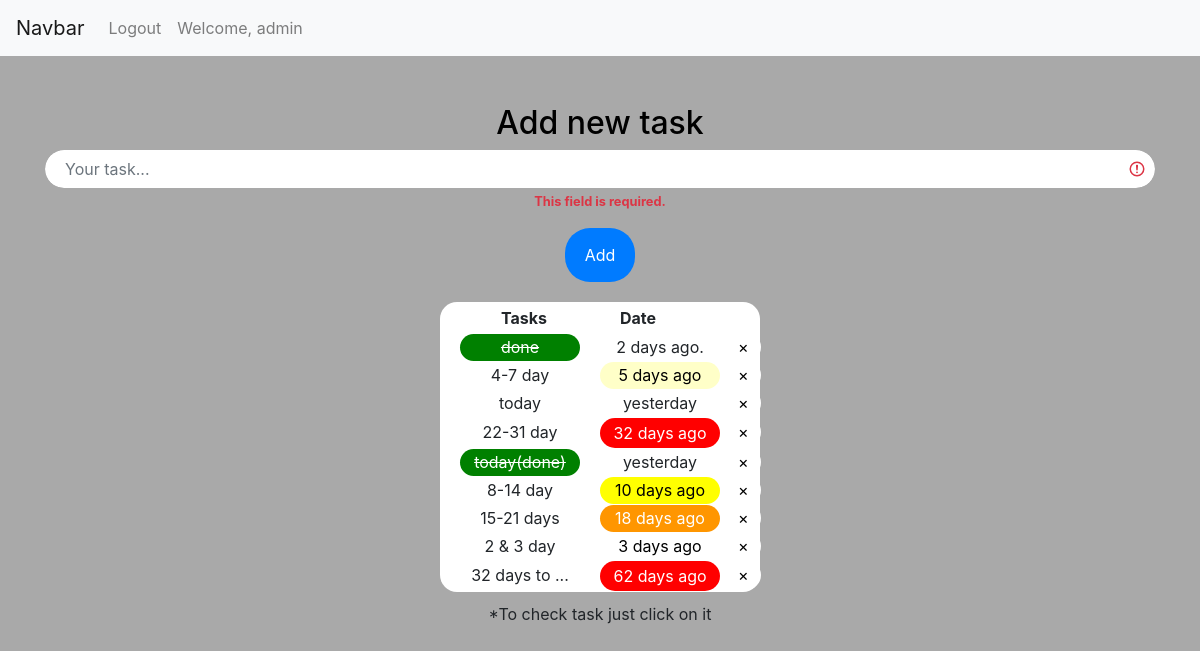
Screenshot of / (signed in) with the database file from the repository.
### main/models.py (models this page shows, shortened)
class TodoListItem(models.Model):
    text = models.CharField(max_length=200)
    sub_date = models.DateTimeField()
    date_diff = models.IntegerField()
    user = models.ForeignKey(User, on_delete=models.CASCADE)
    done = models.CharField(max_length=1)

### main/views.py (the view)
# urls.py: path("", views.homepage, name="homepage"),
def homepage(request):
	if(request.method == "POST"):
		if "delete" in request.POST:
			pk = request.POST["delete"]
			record = TodoListItem.objects.get(pk = pk)
			record.delete()
			return redirect("main:homepage")
		elif "check" in request.POST:
			pk = request.POST["check"]
			record = TodoListItem.objects.filter(pk = pk)
			record.update(done = "Y")
			return redirect("main:homepage")
		else:
			form = AddTaskForm(request.GET)
			id = request.user.id
			list = TodoListItem.objects.filter(user_id=id)
			now = date.today()
			TodoListItem.objects.create(text = request.POST['task'],
			 sub_date = now, user_id = id, date_diff = 0)
			main_list = TodoListItem.objects.filter(user_id=id)
			main_list = main_list.values_list("text",
			 "sub_date", "done", "date_diff", "pk")
			diff_list = []
			diff_date(main_list)
			for dif in diff_list:
				print(dif)
			return render(request=request, template_name='main/home.html',
			 context={"addtask_form":form, "mainlist":main_list})
	elif(request.method == "GET"):
		form = AddTaskForm(request.GET)
		id = request.user.id
		main_list = TodoListItem.objects.filter(user_id=id)
		main_list = main_list.values_list("text",
		 "sub_date", "done", "date_diff", "pk")
		diff_list = []
		diff_date(main_list)
		now = date.today()
		return render(request=request, template_name='main/home.html',
		 context={"addtask_form":form,"mainlist":main_list})

### main/forms.py
class AddTaskForm(forms.Form):
	task = forms.CharField(label="", max_length="200", widget=forms.TextInput(attrs={'autofocus': 'autofocus', 'id':'task-entry', 'placeholder': 'Your task...'}))
	class Meta:
		model = AddTask
		fields =['task']

### main/views.py (called while the page is built)
def diff_date(main_list):
	now = date.today()
	for day in main_list:
		diff = now - (day[1].date())
		record = TodoListItem.objects.filter(sub_date=day[1])
		record.update(date_diff=diff.days)

### main/templates/main/home.html (shortened to what this page needs)
{% extends "main/header.html" %}
{% block content %}
{% load crispy_forms_tags %}
{% load static %}
<link rel="stylesheet" type="text/css" href="{% static 'styles/home.css' %}">
<div class="container py-5">
  <form method="POST" autocomplete="off" autufocus>
    <h1 id="new-task">Add new task</h1>
    {{ addtask_form|crispy }}
    <button class="btn btn-primary" id="add-task-button"
     type="submit">Add</button>
  </form
</div>
<div id="div">
<table id="task-table">
  <tr>
    <th id="task-label">Tasks</th>
    <th id="date-label">Date</th>
  </tr>
    {% for row in mainlist %}
      <tr>
        {% if row.2 == "Y" %}
        <td id="checked">{{ row.0 }}
        <form action="/" method="post" id="delete_form">
          <button type="submit" id="delete" name="delete" value="{{ row.4 }}">
            ×</button>
          <button type="submit" id="check" name="check" value="{{ row.4 }}">
          </button>
        </form>
        </td>
          {% if row.3 == 0 %}
            <td class="Date">today</td>
          {% elif row.3 == 1 %}
            <td class="Date">yesterday</td>
          {% else %}
            <td class="Date">{{ row.3 }} days ago.</td>
          {% endif %}
        {% else %}
          <td id="not_checked">{{ row.0 }}
          <form action="/" method="post" id="delete_form">
            <button type="submit" id="delete" name="delete" value="{{ row.4 }}">
              ×</button>
            <button type="submit" id="check" name="check" value="{{ row.4 }}">
            </button>
          </form>
          </td>
          {% if row.3 == 0 %}
            <td>today</td>
          {% elif row.3 == 1 %}
            <td>yesterday</td>
          {% elif row.3 > 1 and row.3 < 4 %}
            <td id="day1" class="Date">{{ row.3 }} days ago</td>
          {% elif row.3 > 3 and row.3 < 8 %}
            <td id="day3" class="Date">{{ row.3 }} days ago</td>
          {% elif row.3 > 7 and row.3 < 15 %}
            <td id="day7" class="Date">{{ row.3 }} days ago</td>
          {% elif row.3 > 14 and row.3 < 22 %}
            <td id="day14" class="Date">{{ row.3 }} days ago</td>
          {% elif row.3 > 21 and row.3 < 32 %}
            <td id="day21" class="Date">{{ row.3 }} days ago</td>
          {% elif row.3 > 31 %}
            <td id="day31" class="Date">{{ row.3 }} days ago</td>
          {% endif %}
        {% endif %}
      </tr>
    {% endfor %}
    </table>
<p id="ps">*To check task just click on it</p>
</div>
{% endblock %}

### main/templates/main/header.html (shortened to what this page needs)
<!DOCTYPE html>
<html>
  <head>
    <link rel="stylesheet" href="https://cdn.jsdelivr.net/npm/bootstrap@4.5.3/dist/css/bootstrap.min.css">
  </head>
 <body>
<nav class="navbar navbar-expand-lg navbar-light bg-light">
  <a class="navbar-brand" href="#">Navbar</a>
  <div class="collapse navbar-collapse" id="navbarText">
    <ul class="navbar-nav mr-auto">
      {% if user.is_authenticated %}
      <li class="nav-item">
        <a class="nav-link" href="/logout">Logout</a>
      </li>
      <li class="nav-item">
        <a class="nav-link" href="#">Welcome, {{user.username}}</a>
      </li>
      {% else %}
      <li class="nav-item">
        <a class="nav-link" href="/login">Login</a>
      </li>
      {% endif %}
    </ul>
  </div>
</nav>
    {% block content %}
    {% endblock %}
  </body>
</html>

### main/static/styles/home.css (style rules this page uses)
body { background-color: darkgray; }
#div { text-align: center; }
form { text-align: center; }
#new-task { color: whitesmoke padding: 15px; font-size: xx-large; text-align: center; border: black; border-radius: 25px; color: black; }
#task-entry { padding: 5px 20px 5px 20px; border: black; border-radius: 25px; align-content: center; }
#add-task-button { padding: 15px 20px 15px 20px; border: black; border-radius: 25px; text-align: : center; }
#task-table { display: inline-table; text-align: center; background: white; border: 1px solid black; border-collapse: collapse; border-radius: 17px; border-style: hidden; margin-left: auto; margin-right: auto; border-collapse: separate; border-spacing: 0 1px; padding-inline-start: 40px; padding-inline-end: 40px; position: relative; top: 20px; }
#task-label { width: 120px; height: 30px; text-align: start; position: relative; left: 20px; }
#date-label { width: 120px; height: 30px; text-align: start; padding-inline-start: 20px; }
#not_checked { text-align: center; border: black; border-radius: 30px; position: relative; right: 20px; -webkit-user-select: none; user-select: none; }
#checked { text-align: center; border: black; border-radius: 30px; background: green; color: white; position: relative; right: 20px; text-decoration: line-through; -webkit-user-select: none; -moz-user-select: none; -ms-user-select: none; user-select: none; }
#delete { background: white; padding: 3px 12px 3px 12px; border: black; border-radius: 30px; position: relative; bottom: 27px; left: 265px; }
#delete_form { width: 1px; height: 1px; }
#check { text-align: center; background: transparent; border-style: hidden; border-radius: 15px; width: 290px; height: 28px; position: relative; bottom: 55px; right: 20px; }
#day1 { background: #ffffff; color: black; border: black; border-radius: 25px; }
#day3 { background: #ffffc8; color: black; border: black; border-radius: 25px; }
#day7 { background: #ffff00; color: black; border: black; border-radius: 25px; }
#day14 { background: #ff9600; color: white; border: black; border-radius: 25px; }
#day31 { width: 120px; height: 30px; background: #ff0000; color: white; border: black; border-radius: 25px; }
#ps { position: relative; top: 30px; }

### rows the page displays
TodoListItem: text "done", {{ row.4 }} 47 (drawn), date_diff "2"
TodoListItem: text "4-7 day", {{ row.4 }} 61 (drawn), date_diff "5"
TodoListItem: text "today", {{ row.4 }} 63 (drawn), shows "yesterday"
TodoListItem: text "22-31 day", {{ row.4 }} 76 (drawn), date_diff "32"
TodoListItem: text "today(done)", {{ row.4 }} 77 (drawn), shows "yesterday"
TodoListItem: text "8-14 day", {{ row.4 }} 78 (drawn), date_diff "10"
TodoListItem: text "15-21 days", {{ row.4 }} 81 (drawn), date_diff "18"
TodoListItem: text "2 & 3 day", {{ row.4 }} 83 (drawn), date_diff "3"
TodoListItem: text "32 days to ...", {{ row.4 }} 87 (drawn), date_diff "62"

### other values shown
{{ user.username }} "admin"
